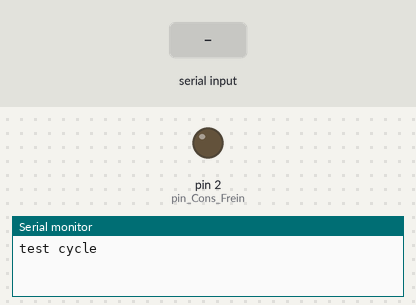
The sketch below on a simulated Arduino Mega 2560, built with avr-gcc and run on an emulated ATmega2560. Shown: output pins drawn as LEDs (lit = HIGH), the last lines printed to the serial monitor. The test bench sets the inputs (shaded band).

Above: at 1.2 s.
1.3 s: byte 22 (22) received over Serial
At 3.25 s:
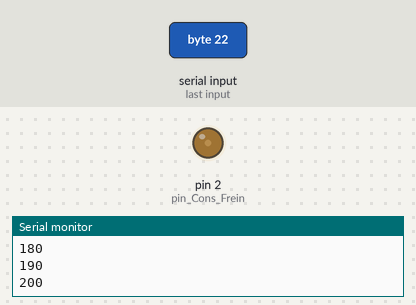
At 11.55 s:
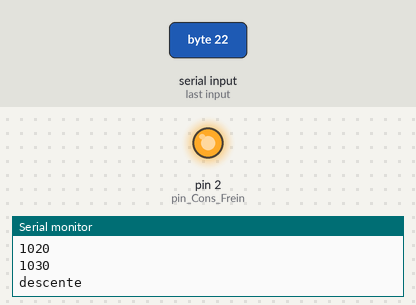
Timing chart, 0 to 16.3 s (numbered marks = the images above; inputs shaded):
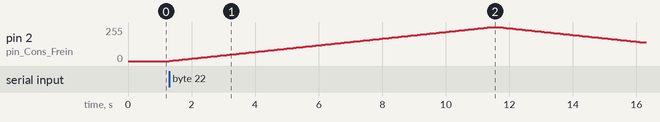

Measured:
- after the input at 1.3 s, pin 2 (pin_Cons_Frein): rises from 0/255 to 255/255 in 10.1 s, then falls to 140/255 in 4.8 s

The sketch:

cycle_frein_EC1_V2.ino
```cpp
// produit une PWM variant en raport cyclique avec des temps de pause(environ 30sec) et des temps de montées/descentes (10sec)

#define Freq_PWN 500    //frequence de la PWN à 500Hz (non utilisé)
#define pin_Cons_Frein 2    //utilise la broche 2 de l'arduino pour la generation de la pwm
//#define pin_pot_cons A0
int message = 0;
int val = 0;
bool etatcycle = false;
unsigned long previousMillis = 0;
unsigned long currentMillis = 0;
const long interval = 100;
//////////////////////////////////////////////////////////////
void setup() {
  pinMode(pin_Cons_Frein, OUTPUT);                        // sets the pin as output
  Serial.begin(9600);                                     // pour test
  Serial.println("test cycle");                           // pour test
}
//////////////////////////////////////////////////////////////
void loop() {
  if (Serial.available())  {
    message = Serial.read();
    if (message == 22){
      etatcycle = true;
      Serial.println("CycleAuto ON");
    }
    else {
      etatcycle = false;
      Serial.println("CycleAuto OFF");
    }
  }
  if (etatcycle == true)  {
    cyclemonte2();
    cycledescente();
  }
}
//////////////////////////////////////////////////////////////
void cyclemonte2(){
  currentMillis = 0;
  Serial.println("montee");                               // pour test
//  Serial.println(val);
  //val=800;
  while(val<=1023){
    currentMillis = millis();
    if (currentMillis - previousMillis >= interval) {
      previousMillis = currentMillis;
      val=val+10;
      int val2= val/4;
      if(val2>=255){
        val2=255;
      }
      Serial.println(val);                  // pour test
      analogWrite(pin_Cons_Frein, val2);    //Pwm varian entre 0 et 255
    }
  }
}
//////////////////////////////////////////////////////////////
void cycledescente(){
  currentMillis = 0;
  Serial.println("descente");               // pour test
//  Serial.println(val);
  //val=800;
  while(val>=0){
    currentMillis = millis();
    if (currentMillis - previousMillis >= interval) {
      previousMillis = currentMillis;
      val=val-10;
      int val2= val/4;
      if(val2<=0){
        val2=0;
      }
      Serial.println(val);                  // pour test
      analogWrite(pin_Cons_Frein, val2);    //Pwm varian entre 255 et 0
    }
  }
}
```
